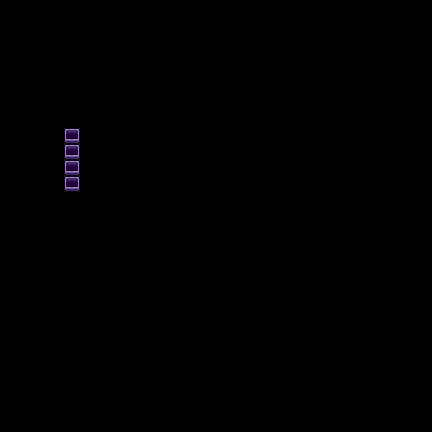

A 2D game scene composited from a Tiled map and its tileset images. What follows is a short description and the map's XML, with every tile layer's data as written:
An orthogonal 27x27 tile map with 16x16 px tiles, 1 tile layer (Buildings).

<map version="1.10" tiledversion="1.11.2" orientation="orthogonal" renderorder="right-down" compressionlevel="0" width="27" height="27" tilewidth="16" tileheight="16" infinite="0" nextlayerid="13" nextobjectid="164">
 <tileset firstgid="1" name="townInterior" tilewidth="16" tileheight="16" tilecount="2176" columns="32">
  <image source=".townInterior.png" width="512" height="1088" />
 </tileset>
 <layer id="2" name="Buildings" width="27" height="27">
  <data encoding="csv">
0,0,0,0,0,0,0,0,0,0,0,0,0,0,0,0,0,0,0,0,0,0,0,0,0,0,0,
0,0,0,0,0,0,0,0,0,0,0,0,0,0,0,0,0,0,0,0,0,0,0,0,0,0,0,
0,0,0,0,0,0,0,0,0,0,0,0,0,0,0,0,0,0,0,0,0,0,0,0,0,0,0,
0,0,0,0,0,0,0,0,0,0,0,0,0,0,0,0,0,0,0,0,0,0,0,0,0,0,0,
0,0,0,0,0,0,0,0,0,0,0,0,0,0,0,0,0,0,0,0,0,0,0,0,0,0,0,
0,0,0,0,0,0,0,0,0,0,0,0,0,0,0,0,0,0,0,0,0,0,0,0,0,0,0,
0,0,0,0,0,0,0,0,0,0,0,0,0,0,0,0,0,0,0,0,0,0,0,0,0,0,0,
0,0,0,0,0,0,0,0,0,0,0,0,0,0,0,0,0,0,0,0,0,0,0,0,0,0,0,
0,0,0,0,2135,0,0,0,0,0,0,0,0,0,0,0,0,0,0,0,0,0,0,0,0,0,0,
0,0,0,0,2135,0,0,0,0,0,0,0,0,0,0,0,0,0,0,0,0,0,0,0,0,0,0,
0,0,0,0,2135,0,0,0,0,0,0,0,0,0,0,0,0,0,0,0,0,0,0,0,0,0,0,
0,0,0,0,2135,0,0,0,0,0,0,0,0,0,0,0,0,0,0,0,0,0,0,0,0,0,0,
0,0,0,0,0,0,0,0,0,0,0,0,0,0,0,0,0,0,0,0,0,0,0,0,0,0,0,
0,0,0,0,0,0,0,0,0,0,0,0,0,0,0,0,0,0,0,0,0,0,0,0,0,0,0,
0,0,0,0,0,0,0,0,0,0,0,0,0,0,0,0,0,0,0,0,0,0,0,0,0,0,0,
0,0,0,0,0,0,0,0,0,0,0,0,0,0,0,0,0,0,0,0,0,0,0,0,0,0,0,
0,0,0,0,0,0,0,0,0,0,0,0,0,0,0,0,0,0,0,0,0,0,0,0,0,0,0,
0,0,0,0,0,0,0,0,0,0,0,0,0,0,0,0,0,0,0,0,0,0,0,0,0,0,0,
0,0,0,0,0,0,0,0,0,0,0,0,0,0,0,0,0,0,0,0,0,0,0,0,0,0,0,
0,0,0,0,0,0,0,0,0,0,0,0,0,0,0,0,0,0,0,0,0,0,0,0,0,0,0,
0,0,0,0,0,0,0,0,0,0,0,0,0,0,0,0,0,0,0,0,0,0,0,0,0,0,0,
0,0,0,0,0,0,0,0,0,0,0,0,0,0,0,0,0,0,0,0,0,0,0,0,0,0,0,
0,0,0,0,0,0,0,0,0,0,0,0,0,0,0,0,0,0,0,0,0,0,0,0,0,0,0,
0,0,0,0,0,0,0,0,0,0,0,0,0,0,0,0,0,0,0,0,0,0,0,0,0,0,0,
0,0,0,0,0,0,0,0,0,0,0,0,0,0,0,0,0,0,0,0,0,0,0,0,0,0,0,
0,0,0,0,0,0,0,0,0,0,0,0,0,0,0,0,0,0,0,0,0,0,0,0,0,0,0,
0,0,0,0,0,0,0,0,0,0,0,0,0,0,0,0,0,0,0,0,0,0,0,0,0,0,0
</data>
 </layer>
</map>
